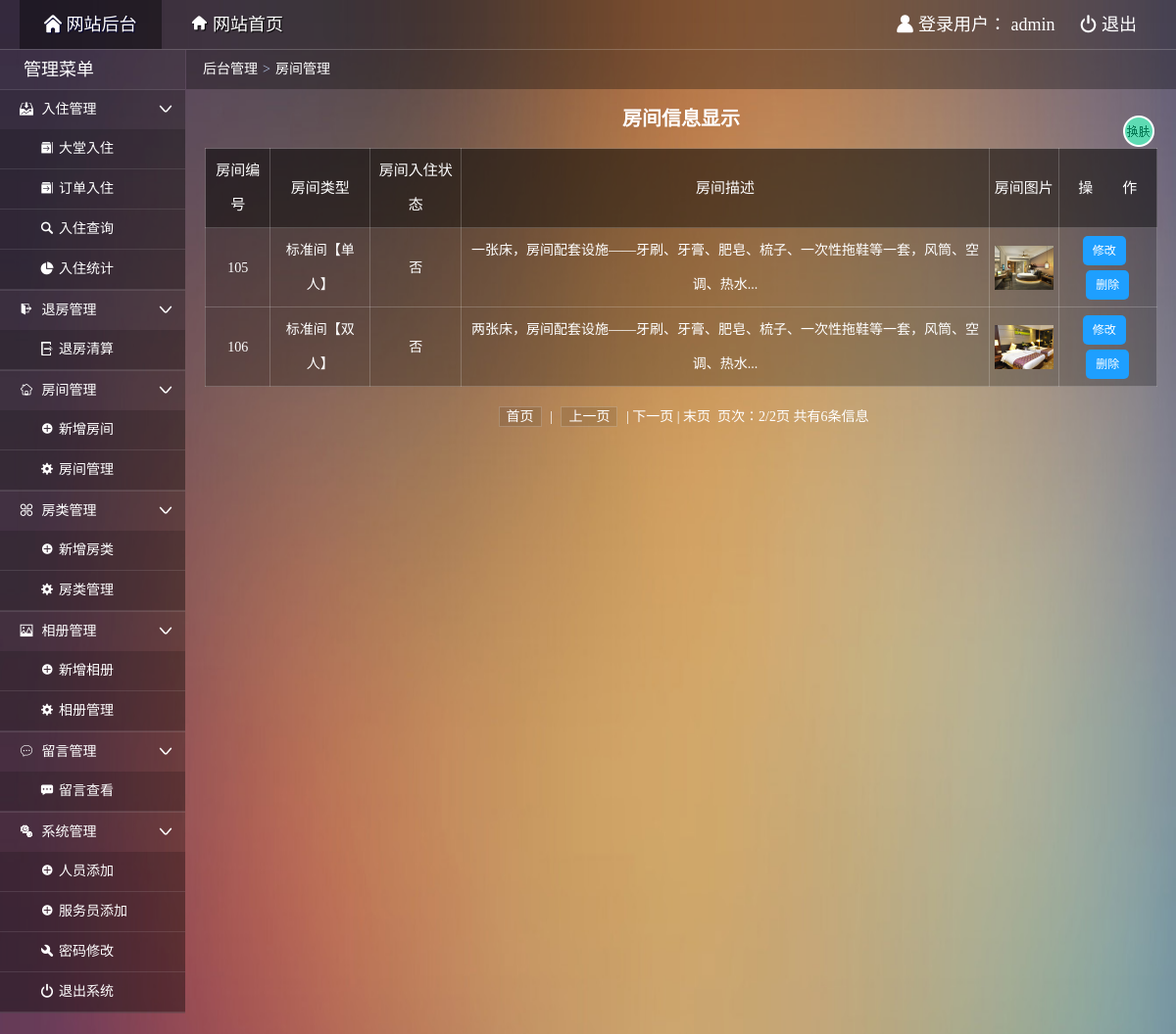
The page /admin/admin_roommgr.php?pageno=2 (signed in) on the database as committed earlier.
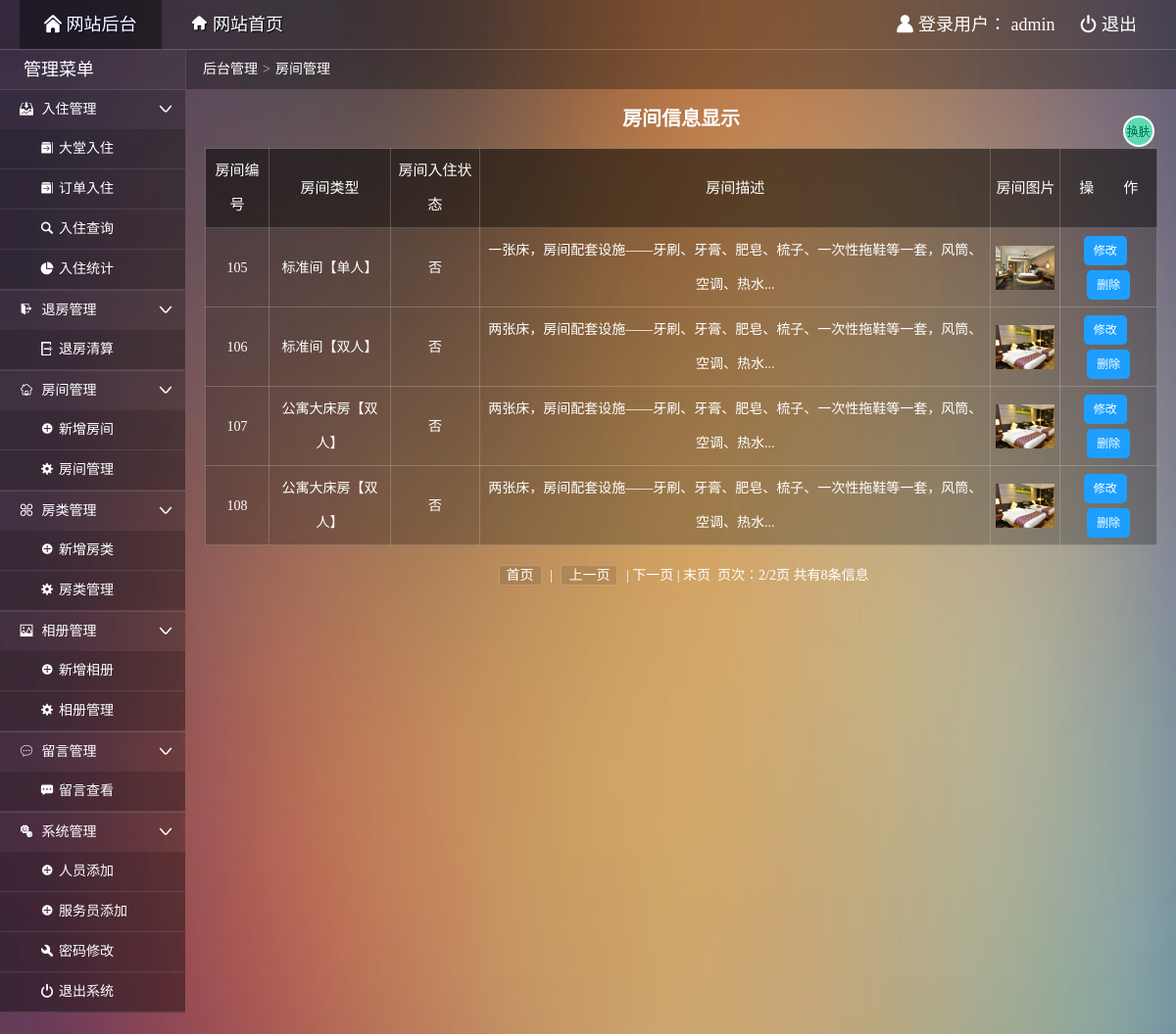
The same page on the database as committed later.
### tables this page shows
CREATE TABLE IF NOT EXISTS `room` (
  `roomid` varchar(4) NOT NULL COMMENT '房间编号',
  `typeid` int(4) NOT NULL COMMENT '类型标识',
  `status` char(1) NOT NULL COMMENT '是否入住',
  `remarks` varchar(500) default NULL COMMENT '房间描述',
  `pic` varchar(100) NOT NULL COMMENT '房间图片',
  PRIMARY KEY  (`roomid`),
  UNIQUE KEY `roomid` (`roomid`),
  KEY `FK_ROOM_TYPE` (`typeid`)
);

CREATE TABLE IF NOT EXISTS `roomtype` (
  `typeid` int(4) NOT NULL auto_increment COMMENT '类型标识',
  `typename` varchar(20) NOT NULL COMMENT '类型名称',
  `area` varchar(2) NOT NULL COMMENT '房间面积',
  `hasNet` char(1) NOT NULL default '有' COMMENT '网络',
  `hasTV` char(1) NOT NULL default '有' COMMENT '有线电视',
  `price` decimal(8,2) NOT NULL COMMENT '价格',
  `totalnum` int(4) NOT NULL COMMENT '房间数量',
  `leftnum` int(4) NOT NULL COMMENT '剩余数量',
  PRIMARY KEY  (`typeid`)
);

### admin/admin_roommgr.php (the view, shortened to what this page needs)
<!doctype html>
<html>
<head>
  <link rel="stylesheet" type="text/css" href="css/common.css"/>
  <link rel="stylesheet" type="text/css" href="css/main.css"/>
</head>
<body>
  <div class="topbar-wrap white">
    <div class="topbar-inner clearfix">
      <div class="topbar-logo-wrap clearfix">
        <ul class="navbar-list clearfix">
          <li><a class="on" href="admin_index.php"><i class="icon-font">&#xe622;</i> 网站后台</a></li>
          <li><a href="../index.php" target="_blank"><i class="icon-font">&#xe681;</i> 网站首页</a></li>
        </ul>
      </div>
      <div class="top-info-wrap">
        <ul class="top-info-list clearfix">
          <li><i class="icon-font">&#xe607;</i> 登录用户：
            <?php
            if($_SESSION["aname"]){
              echo $_SESSION["aname"];
            }else{
              header("location:index.php");
              exit;
            }
            ?>
            </li>
          <li><a href="admin_logout.php"><i class="icon-font">&#xe638;</i> 退出</a></li>
        </ul>
      </div>
    </div>
  </div>
  <div class="container clearfix">
    <div class="main-wrap">
      <div class="crumb-wrap">
        <div class="crumb-list"><i class="icon-font"></i><a href="admin_index.php">后台管理</a><span class="crumb-step">&gt;</span><span class="crumb-name">房间管理</span></div>
      </div>
      <div class="search-wrap">房间信息显示</div>
      <div class="result-wrap">
        <div class="result-content">
          <table class="result-tab" width="100%">
            <tr>
              <th class="tc">房间编号</th>
              <th class="tc">房间类型</th>
              <th class="tc">房间入住状态</th>
              <th class="tc">房间描述</th>
              <th class="tc">房间图片</th>
              <th class="tc">操&emsp;&emsp;作</th>
            </tr>
            <?php
              require("../dbconnect.php");
              $pagesize = 4;
              $sql = "select a.roomid,a.typeid,b.typename,a.status,a.remarks,a.pic from room a,roomtype b where a.typeid=b.typeid";
              $rs=mysqli_query($db_link,$sql);
              $recordcount=mysqli_num_rows($rs);
              $pagecount=($recordcount-1)/$pagesize+1;
              $pagecount=(int)$pagecount;
              $pageno=@$_GET["pageno"];
              $startno=($pageno-1)*$pagesize;
              $sql = "select a.roomid,a.typeid,b.typename,a.status,a.remarks,a.pic from room a,roomtype b where a.typeid=b.typeid order by roomid asc limit $startno,$pagesize";
              $rs=mysqli_query($db_link,$sql);
              while($rows=mysqli_fetch_assoc($rs))
              {?>
              <tr>
                <td class='tc'><?php echo $rows["roomid"] ?></td>
                <td class='tc'><?php echo $rows["typename"] ?></td>
                <td class='tc'><?php echo $rows["status"] ?></td>
                <td class='tc'><?php echo $rows["remarks"] ?></td>
                <td class='tc'><img height='auto' width="60px" src='../images/<?php echo $rows["pic"] ?>'></td>
                <td class='tc'>
                  <a href='admin_roommod.php?mid=<?php echo $rows["roomid"] ?>'  class='link-update'>修改</a>&nbsp;&nbsp;<a href='delete.php?mid=<?php echo $rows["roomid"] ?>&typeid=<?php echo $rows["typeid"] ?>&status=<?php echo $rows["status"] ?>' class='link-del''>删除</a>
                </td>
              </tr>
            <?php } ?>
          </table>
          <div class="list-page">
              <?php
                if($pageno==1)
                {
                  if($recordcount>$pagesize){
                    echo "首页 | 上一页 | <a href='?pageno=".($pageno+1)."'>下一页</a> | <a href='?pageno=".$pagecount."'>末页</a>";
                  }else{
                    echo "首页 | 上一页 | 下一页 | 末页";
                  }
                }
                else if($pageno==$pagecount)
                {
                  echo "<a href='?pageno=1'>首页</a> | <a href='?pageno=".($pageno-1)."'>上一页</a> | 下一页 | 末页";
                }
                else
                {
                  echo "<a href='?pageno=1'>首页</a> | <a href='?pageno=".($pageno-1)."'>上一页</a> | <a href='?pageno=".($pageno+1)."'>下一页</a> | <a href='?pageno=".$pagecount."'>末页</a>";
                }
                echo "&nbsp;&nbsp;页次：".$pageno."/".$pagecount."页&nbsp;共有".$recordcount."条信息";
              ?>
          </div>
        </div>
      </div>
    </div>
  </div>
</body>
</html>

Rows that differ between the two databases and show on the page:
added room: roomid "107", typeid.typename "公寓大床房【双人】", status "否", remarks "两张床，房间配套设施——牙刷、牙膏、肥皂、梳子、一次性拖鞋等一套，风筒、空调、热水...", pic (picture)
added room: roomid "108", typeid.typename "公寓大床房【双人】", status "否", remarks "两张床，房间配套设施——牙刷、牙膏、肥皂、梳子、一次性拖鞋等一套，风筒、空调、热水...", pic (picture)
Other text that changed with them:
$recordcount: "6" → "8"
